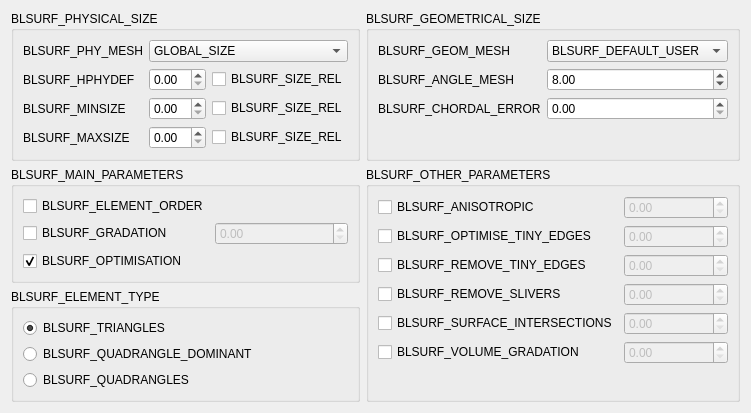
<?xml version="1.0" encoding="UTF-8"?>
<ui version="4.0">
 <author>Gilles DAVID (OCC)</author>
 <class>BLSURFPluginGUI_StdWidget_QTD</class>
 <widget class="QWidget" name="BLSURFPluginGUI_StdWidget_QTD">
  <property name="geometry">
   <rect>
    <x>0</x>
    <y>0</y>
    <width>723</width>
    <height>399</height>
   </rect>
  </property>
  <layout class="QGridLayout" name="gridLayout_5">
   <item row="0" column="0">
    <widget class="QGroupBox" name="groupBox">
     <property name="title">
      <string>BLSURF_PHYSICAL_SIZE</string>
     </property>
     <layout class="QGridLayout" name="gridLayout_4">
      <item row="0" column="0">
       <widget class="QLabel" name="label">
        <property name="text">
         <string>BLSURF_PHY_MESH</string>
        </property>
       </widget>
      </item>
      <item row="0" column="1" colspan="2">
       <widget class="QComboBox" name="myPhysicalMesh">
        <property name="toolTip">
         <string>BLSURF_PHY_MESH_TOOLTIP</string>
        </property>
        <property name="currentIndex">
         <number>1</number>
        </property>
        <item>
         <property name="text">
          <string>BLSURF_DEFAULT_USER</string>
         </property>
        </item>
        <item>
         <property name="text">
          <string>GLOBAL_SIZE</string>
         </property>
        </item>
        <item>
         <property name="text">
          <string>LOCAL_SIZE</string>
         </property>
        </item>
       </widget>
      </item>
      <item row="1" column="0">
       <widget class="QLabel" name="label_3">
        <property name="toolTip">
         <string>BLSURF_HPHYDEF_TOOLTIP</string>
        </property>
        <property name="text">
         <string>BLSURF_HPHYDEF</string>
        </property>
       </widget>
      </item>
      <item row="1" column="1">
       <widget class="SMESHGUI_SpinBox" name="myPhySize"/>
      </item>
      <item row="1" column="2">
       <widget class="QCheckBox" name="myPhySizeRel">
        <property name="toolTip">
         <string>BLSURF_SIZE_REL_TOOLTIP</string>
        </property>
        <property name="text">
         <string>BLSURF_SIZE_REL</string>
        </property>
       </widget>
      </item>
      <item row="2" column="0">
       <widget class="QLabel" name="label_4">
        <property name="text">
         <string>BLSURF_MINSIZE</string>
        </property>
       </widget>
      </item>
      <item row="2" column="1">
       <widget class="SMESHGUI_SpinBox" name="myMinSize"/>
      </item>
      <item row="2" column="2">
       <widget class="QCheckBox" name="myMinSizeRel">
        <property name="toolTip">
         <string>BLSURF_SIZE_REL_TOOLTIP</string>
        </property>
        <property name="text">
         <string>BLSURF_SIZE_REL</string>
        </property>
       </widget>
      </item>
      <item row="3" column="0">
       <widget class="QLabel" name="label_5">
        <property name="text">
         <string>BLSURF_MAXSIZE</string>
        </property>
       </widget>
      </item>
      <item row="3" column="1">
       <widget class="SMESHGUI_SpinBox" name="myMaxSize">
        <property name="singleStep">
         <double>10.000000000000000</double>
        </property>
       </widget>
      </item>
      <item row="3" column="2">
       <widget class="QCheckBox" name="myMaxSizeRel">
        <property name="toolTip">
         <string>BLSURF_SIZE_REL_TOOLTIP</string>
        </property>
        <property name="text">
         <string>BLSURF_SIZE_REL</string>
        </property>
       </widget>
      </item>
      <item row="4" column="1">
       <spacer name="verticalSpacer_4">
        <property name="orientation">
         <enum>Qt::Vertical</enum>
        </property>
        <property name="sizeHint" stdset="0">
         <size>
          <width>20</width>
          <height>4</height>
         </size>
        </property>
       </spacer>
      </item>
     </layout>
    </widget>
   </item>
   <item row="0" column="1">
    <widget class="QGroupBox" name="GeomParamsGroupBox">
     <property name="enabled">
      <bool>true</bool>
     </property>
     <property name="title">
      <string>BLSURF_GEOMETRICAL_SIZE</string>
     </property>
     <layout class="QGridLayout" name="gridLayout">
      <item row="0" column="0" colspan="2">
       <widget class="QLabel" name="label_2">
        <property name="text">
         <string>BLSURF_GEOM_MESH</string>
        </property>
       </widget>
      </item>
      <item row="0" column="2">
       <widget class="QComboBox" name="myGeometricMesh">
        <property name="toolTip">
         <string>BLSURF_GEOM_MESH_TOOLTIP</string>
        </property>
        <property name="currentText">
         <string>BLSURF_DEFAULT_USER</string>
        </property>
        <item>
         <property name="text">
          <string>BLSURF_DEFAULT_USER</string>
         </property>
        </item>
        <item>
         <property name="text">
          <string>GLOBAL_SIZE</string>
         </property>
        </item>
       </widget>
      </item>
      <item row="1" column="0" colspan="2">
       <widget class="QLabel" name="label_6">
        <property name="toolTip">
         <string>BLSURF_ANGLE_MESH_TOOLTIP</string>
        </property>
        <property name="text">
         <string>BLSURF_ANGLE_MESH</string>
        </property>
       </widget>
      </item>
      <item row="1" column="2">
       <widget class="SMESHGUI_SpinBox" name="myAngleMesh">
        <property name="enabled">
         <bool>true</bool>
        </property>
        <property name="value">
         <double>8.000000000000000</double>
        </property>
       </widget>
      </item>
      <item row="2" column="0" rowspan="2" colspan="2">
       <widget class="QLabel" name="label_8">
        <property name="toolTip">
         <string>BLSURF_CHORDAL_TOOLTIP</string>
        </property>
        <property name="text">
         <string>BLSURF_CHORDAL_ERROR</string>
        </property>
       </widget>
      </item>
      <item row="2" column="2" rowspan="2">
       <widget class="SMESHGUI_SpinBox" name="myChordalError"/>
      </item>
      <item row="3" column="1" rowspan="2">
       <spacer name="verticalSpacer">
        <property name="orientation">
         <enum>Qt::Vertical</enum>
        </property>
        <property name="sizeHint" stdset="0">
         <size>
          <width>20</width>
          <height>36</height>
         </size>
        </property>
       </spacer>
      </item>
      <item row="4" column="2">
       <spacer name="verticalSpacer_2">
        <property name="orientation">
         <enum>Qt::Vertical</enum>
        </property>
        <property name="sizeHint" stdset="0">
         <size>
          <width>20</width>
          <height>23</height>
         </size>
        </property>
       </spacer>
      </item>
     </layout>
    </widget>
   </item>
   <item row="1" column="0">
    <widget class="QGroupBox" name="groupBox_2">
     <property name="title">
      <string>BLSURF_MAIN_PARAMETERS</string>
     </property>
     <layout class="QGridLayout" name="gridLayout_3">
      <item row="1" column="0">
       <widget class="QCheckBox" name="myUseGradation">
        <property name="toolTip">
         <string>BLSURF_GRADATION_TOOLTIP</string>
        </property>
        <property name="text">
         <string>BLSURF_GRADATION</string>
        </property>
       </widget>
      </item>
      <item row="3" column="0">
       <spacer name="verticalSpacer_3">
        <property name="orientation">
         <enum>Qt::Vertical</enum>
        </property>
        <property name="sizeHint" stdset="0">
         <size>
          <width>20</width>
          <height>55</height>
         </size>
        </property>
       </spacer>
      </item>
      <item row="0" column="0">
       <widget class="QCheckBox" name="myQuadraticMesh">
        <property name="toolTip">
         <string>BLSURF_ELEMENT_ORDER_TOOLTIP</string>
        </property>
        <property name="text">
         <string>BLSURF_ELEMENT_ORDER</string>
        </property>
       </widget>
      </item>
      <item row="1" column="1">
       <widget class="SMESHGUI_SpinBox" name="myGradation">
        <property name="enabled">
         <bool>false</bool>
        </property>
       </widget>
      </item>
      <item row="2" column="0">
       <widget class="QCheckBox" name="myOptimizeMesh">
        <property name="toolTip">
         <string>BLSURF_OPTIMISATION_TOOLTIP</string>
        </property>
        <property name="text">
         <string>BLSURF_OPTIMISATION</string>
        </property>
        <property name="checked">
         <bool>true</bool>
        </property>
       </widget>
      </item>
     </layout>
    </widget>
   </item>
   <item row="1" column="1" rowspan="2">
    <widget class="QGroupBox" name="groupBox_3">
     <property name="title">
      <string>BLSURF_OTHER_PARAMETERS</string>
     </property>
     <layout class="QGridLayout" name="gridLayout_2">
      <item row="0" column="0">
       <widget class="QCheckBox" name="myAnisotropic">
        <property name="toolTip">
         <string>BLSURF_ANISOTROPIC_TOOLTIP</string>
        </property>
        <property name="text">
         <string>BLSURF_ANISOTROPIC</string>
        </property>
       </widget>
      </item>
      <item row="0" column="1">
       <widget class="SMESHGUI_SpinBox" name="myAnisotropicRatio">
        <property name="enabled">
         <bool>false</bool>
        </property>
       </widget>
      </item>
      <item row="1" column="0">
       <widget class="QCheckBox" name="myOptimiseTinyEdges">
        <property name="toolTip">
         <string>BLSURF_OPTIMIZE_TINY_EDGES_TOOLTIP</string>
        </property>
        <property name="text">
         <string>BLSURF_OPTIMISE_TINY_EDGES</string>
        </property>
       </widget>
      </item>
      <item row="1" column="1">
       <widget class="SMESHGUI_SpinBox" name="myTinyEdgeOptimisLength">
        <property name="enabled">
         <bool>false</bool>
        </property>
       </widget>
      </item>
      <item row="2" column="0">
       <widget class="QCheckBox" name="myRemoveTinyEdges">
        <property name="toolTip">
         <string>BLSURF_REMOVE_TINY_EDGES_TOOLTIP</string>
        </property>
        <property name="text">
         <string>BLSURF_REMOVE_TINY_EDGES</string>
        </property>
       </widget>
      </item>
      <item row="2" column="1">
       <widget class="SMESHGUI_SpinBox" name="myTinyEdgeLength">
        <property name="enabled">
         <bool>false</bool>
        </property>
       </widget>
      </item>
      <item row="3" column="0">
       <widget class="QCheckBox" name="myForceBadElementRemoval">
        <property name="toolTip">
         <string>BLSURF_REMOVE_SLIVERS_TOOLTIP</string>
        </property>
        <property name="text">
         <string>BLSURF_REMOVE_SLIVERS</string>
        </property>
       </widget>
      </item>
      <item row="3" column="1">
       <widget class="SMESHGUI_SpinBox" name="myBadElementAspectRatio">
        <property name="enabled">
         <bool>false</bool>
        </property>
       </widget>
      </item>
      <item row="4" column="0">
       <widget class="QCheckBox" name="myCorrectSurfaceIntersection">
        <property name="toolTip">
         <string>BLSURF_SURFACE_INTERSECTIONS_TOOLTIP</string>
        </property>
        <property name="text">
         <string>BLSURF_SURFACE_INTERSECTIONS</string>
        </property>
       </widget>
      </item>
      <item row="4" column="1">
       <widget class="SMESHGUI_SpinBox" name="myCorrectSurfaceIntersectionMaxCost">
        <property name="enabled">
         <bool>false</bool>
        </property>
       </widget>
      </item>
      <item row="5" column="0">
       <widget class="QCheckBox" name="myUseVolumeGradation">
        <property name="toolTip">
         <string>BLSURF_VOLUME_GRADATION_TOOLTIP</string>
        </property>
        <property name="text">
         <string>BLSURF_VOLUME_GRADATION</string>
        </property>
       </widget>
      </item>
      <item row="5" column="1">
       <widget class="SMESHGUI_SpinBox" name="myVolumeGradation">
        <property name="enabled">
         <bool>false</bool>
        </property>
       </widget>
      </item>
      <item row="6" column="0">
       <spacer name="verticalSpacer_5">
        <property name="orientation">
         <enum>Qt::Vertical</enum>
        </property>
        <property name="sizeHint" stdset="0">
         <size>
          <width>20</width>
          <height>3</height>
         </size>
        </property>
       </spacer>
      </item>
     </layout>
    </widget>
   </item>
   <item row="2" column="0">
    <widget class="QGroupBox" name="groupBox_4">
     <property name="title">
      <string>BLSURF_ELEMENT_TYPE</string>
     </property>
     <layout class="QVBoxLayout" name="verticalLayout">
      <item>
       <widget class="QRadioButton" name="myRadioButtonTriangles">
        <property name="toolTip">
         <string>BLSURF_TRIANGLES_TOOLTIP</string>
        </property>
        <property name="text">
         <string>BLSURF_TRIANGLES</string>
        </property>
        <property name="checked">
         <bool>true</bool>
        </property>
        <attribute name="buttonGroup">
         <string notr="true">myButtonGroupElementType</string>
        </attribute>
       </widget>
      </item>
      <item>
       <widget class="QRadioButton" name="myRadioButtonQuadrangleDominant">
        <property name="toolTip">
         <string>BLSURF_ALLOW_QUADRANGLES_TOOLTIP</string>
        </property>
        <property name="text">
         <string>BLSURF_QUADRANGLE_DOMINANT</string>
        </property>
        <attribute name="buttonGroup">
         <string notr="true">myButtonGroupElementType</string>
        </attribute>
       </widget>
      </item>
      <item>
       <widget class="QRadioButton" name="myRadioButtonQuadrangles">
        <property name="toolTip">
         <string>BLSURF_QUADRANGLES_TOOLTIP</string>
        </property>
        <property name="text">
         <string>BLSURF_QUADRANGLES</string>
        </property>
        <attribute name="buttonGroup">
         <string notr="true">myButtonGroupElementType</string>
        </attribute>
       </widget>
      </item>
      <item>
       <spacer name="verticalSpacer_6">
        <property name="orientation">
         <enum>Qt::Vertical</enum>
        </property>
        <property name="sizeHint" stdset="0">
         <size>
          <width>20</width>
          <height>3</height>
         </size>
        </property>
       </spacer>
      </item>
     </layout>
    </widget>
   </item>
  </layout>
 </widget>
 <customwidgets>
  <customwidget>
   <class>SMESHGUI_SpinBox</class>
   <extends>QDoubleSpinBox</extends>
   <header location="global">SMESHGUI_SpinBox.h</header>
  </customwidget>
 </customwidgets>
 <tabstops>
  <tabstop>myPhysicalMesh</tabstop>
  <tabstop>myPhySize</tabstop>
  <tabstop>myPhySizeRel</tabstop>
  <tabstop>myMinSize</tabstop>
  <tabstop>myMinSizeRel</tabstop>
  <tabstop>myMaxSize</tabstop>
  <tabstop>myMaxSizeRel</tabstop>
  <tabstop>myGeometricMesh</tabstop>
  <tabstop>myAngleMesh</tabstop>
  <tabstop>myChordalError</tabstop>
  <tabstop>myQuadraticMesh</tabstop>
  <tabstop>myUseGradation</tabstop>
  <tabstop>myGradation</tabstop>
  <tabstop>myOptimizeMesh</tabstop>
  <tabstop>myAnisotropic</tabstop>
  <tabstop>myAnisotropicRatio</tabstop>
  <tabstop>myOptimiseTinyEdges</tabstop>
  <tabstop>myTinyEdgeOptimisLength</tabstop>
  <tabstop>myRemoveTinyEdges</tabstop>
  <tabstop>myTinyEdgeLength</tabstop>
  <tabstop>myForceBadElementRemoval</tabstop>
  <tabstop>myBadElementAspectRatio</tabstop>
  <tabstop>myCorrectSurfaceIntersection</tabstop>
  <tabstop>myCorrectSurfaceIntersectionMaxCost</tabstop>
  <tabstop>myUseVolumeGradation</tabstop>
  <tabstop>myVolumeGradation</tabstop>
 </tabstops>
 <resources/>
 <connections>
  <connection>
   <sender>myGeometricMesh</sender>
   <signal>activated(int)</signal>
   <receiver>BLSURFPluginGUI_StdWidget_QTD</receiver>
   <slot>onGeometricMeshChanged()</slot>
   <hints>
    <hint type="sourcelabel">
     <x>495</x>
     <y>48</y>
    </hint>
    <hint type="destinationlabel">
     <x>281</x>
     <y>243</y>
    </hint>
   </hints>
  </connection>
  <connection>
   <sender>myPhysicalMesh</sender>
   <signal>activated(int)</signal>
   <receiver>BLSURFPluginGUI_StdWidget_QTD</receiver>
   <slot>onPhysicalMeshChanged()</slot>
   <hints>
    <hint type="sourcelabel">
     <x>226</x>
     <y>37</y>
    </hint>
    <hint type="destinationlabel">
     <x>218</x>
     <y>243</y>
    </hint>
   </hints>
  </connection>
  <connection>
   <sender>myAnisotropic</sender>
   <signal>toggled(bool)</signal>
   <receiver>myAnisotropicRatio</receiver>
   <slot>setEnabled(bool)</slot>
   <hints>
    <hint type="sourcelabel">
     <x>488</x>
     <y>176</y>
    </hint>
    <hint type="destinationlabel">
     <x>655</x>
     <y>175</y>
    </hint>
   </hints>
  </connection>
  <connection>
   <sender>myRemoveTinyEdges</sender>
   <signal>toggled(bool)</signal>
   <receiver>myTinyEdgeLength</receiver>
   <slot>setEnabled(bool)</slot>
   <hints>
    <hint type="sourcelabel">
     <x>488</x>
     <y>228</y>
    </hint>
    <hint type="destinationlabel">
     <x>655</x>
     <y>227</y>
    </hint>
   </hints>
  </connection>
  <connection>
   <sender>myForceBadElementRemoval</sender>
   <signal>toggled(bool)</signal>
   <receiver>myBadElementAspectRatio</receiver>
   <slot>setEnabled(bool)</slot>
   <hints>
    <hint type="sourcelabel">
     <x>488</x>
     <y>254</y>
    </hint>
    <hint type="destinationlabel">
     <x>655</x>
     <y>253</y>
    </hint>
   </hints>
  </connection>
  <connection>
   <sender>myAnisotropic</sender>
   <signal>toggled(bool)</signal>
   <receiver>myChordalError</receiver>
   <slot>setDisabled(bool)</slot>
   <hints>
    <hint type="sourcelabel">
     <x>488</x>
     <y>176</y>
    </hint>
    <hint type="destinationlabel">
     <x>495</x>
     <y>100</y>
    </hint>
   </hints>
  </connection>
  <connection>
   <sender>myAnisotropic</sender>
   <signal>toggled(bool)</signal>
   <receiver>label_8</receiver>
   <slot>setDisabled(bool)</slot>
   <hints>
    <hint type="sourcelabel">
     <x>488</x>
     <y>176</y>
    </hint>
    <hint type="destinationlabel">
     <x>446</x>
     <y>100</y>
    </hint>
   </hints>
  </connection>
  <connection>
   <sender>myPhySize</sender>
   <signal>editingFinished()</signal>
   <receiver>BLSURFPluginGUI_StdWidget_QTD</receiver>
   <slot>onEditingFinished()</slot>
   <hints>
    <hint type="sourcelabel">
     <x>159</x>
     <y>74</y>
    </hint>
    <hint type="destinationlabel">
     <x>220</x>
     <y>90</y>
    </hint>
   </hints>
  </connection>
  <connection>
   <sender>myMinSize</sender>
   <signal>editingFinished()</signal>
   <receiver>BLSURFPluginGUI_StdWidget_QTD</receiver>
   <slot>onEditingFinished()</slot>
   <hints>
    <hint type="sourcelabel">
     <x>159</x>
     <y>100</y>
    </hint>
    <hint type="destinationlabel">
     <x>205</x>
     <y>83</y>
    </hint>
   </hints>
  </connection>
  <connection>
   <sender>myMaxSize</sender>
   <signal>editingFinished()</signal>
   <receiver>BLSURFPluginGUI_StdWidget_QTD</receiver>
   <slot>onEditingFinished()</slot>
   <hints>
    <hint type="sourcelabel">
     <x>159</x>
     <y>126</y>
    </hint>
    <hint type="destinationlabel">
     <x>135</x>
     <y>83</y>
    </hint>
   </hints>
  </connection>
  <connection>
   <sender>myGradation</sender>
   <signal>editingFinished()</signal>
   <receiver>BLSURFPluginGUI_StdWidget_QTD</receiver>
   <slot>onEditingFinished()</slot>
   <hints>
    <hint type="sourcelabel">
     <x>316</x>
     <y>199</y>
    </hint>
    <hint type="destinationlabel">
     <x>315</x>
     <y>121</y>
    </hint>
   </hints>
  </connection>
  <connection>
   <sender>myAngleMesh</sender>
   <signal>editingFinished()</signal>
   <receiver>BLSURFPluginGUI_StdWidget_QTD</receiver>
   <slot>onEditingFinished()</slot>
   <hints>
    <hint type="sourcelabel">
     <x>495</x>
     <y>74</y>
    </hint>
    <hint type="destinationlabel">
     <x>566</x>
     <y>86</y>
    </hint>
   </hints>
  </connection>
  <connection>
   <sender>myChordalError</sender>
   <signal>editingFinished()</signal>
   <receiver>BLSURFPluginGUI_StdWidget_QTD</receiver>
   <slot>onEditingFinished()</slot>
   <hints>
    <hint type="sourcelabel">
     <x>495</x>
     <y>100</y>
    </hint>
    <hint type="destinationlabel">
     <x>537</x>
     <y>86</y>
    </hint>
   </hints>
  </connection>
  <connection>
   <sender>myOptimiseTinyEdges</sender>
   <signal>toggled(bool)</signal>
   <receiver>myTinyEdgeOptimisLength</receiver>
   <slot>setEnabled(bool)</slot>
   <hints>
    <hint type="sourcelabel">
     <x>438</x>
     <y>202</y>
    </hint>
    <hint type="destinationlabel">
     <x>655</x>
     <y>201</y>
    </hint>
   </hints>
  </connection>
  <connection>
   <sender>myCorrectSurfaceIntersection</sender>
   <signal>toggled(bool)</signal>
   <receiver>myCorrectSurfaceIntersectionMaxCost</receiver>
   <slot>setEnabled(bool)</slot>
   <hints>
    <hint type="sourcelabel">
     <x>450</x>
     <y>280</y>
    </hint>
    <hint type="destinationlabel">
     <x>655</x>
     <y>279</y>
    </hint>
   </hints>
  </connection>
  <connection>
   <sender>myUseVolumeGradation</sender>
   <signal>toggled(bool)</signal>
   <receiver>myVolumeGradation</receiver>
   <slot>setEnabled(bool)</slot>
   <hints>
    <hint type="sourcelabel">
     <x>449</x>
     <y>306</y>
    </hint>
    <hint type="destinationlabel">
     <x>655</x>
     <y>305</y>
    </hint>
   </hints>
  </connection>
  <connection>
   <sender>myUseGradation</sender>
   <signal>toggled(bool)</signal>
   <receiver>myGradation</receiver>
   <slot>setEnabled(bool)</slot>
   <hints>
    <hint type="sourcelabel">
     <x>115</x>
     <y>206</y>
    </hint>
    <hint type="destinationlabel">
     <x>249</x>
     <y>211</y>
    </hint>
   </hints>
  </connection>
 </connections>
 <slots>
  <slot>onGeometricMeshChanged()</slot>
  <slot>onPhysicalMeshChanged()</slot>
  <slot>onEditingFinished()</slot>
 </slots>
 <buttongroups>
  <buttongroup name="myButtonGroupElementType"/>
 </buttongroups>
</ui>
